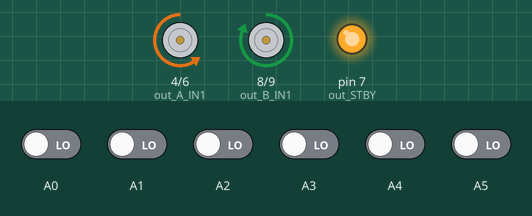
This sketch was run on a simulated Arduino Uno, built with avr-gcc and run on an emulated ATmega328P. On the bench: motor-driver pin pairs drawn as motors (green arrow = first pin HIGH = forward, orange = second pin HIGH = backward, longer = more drive, scaled by the enable pin, stopped while the standby pin is LOW), output pins drawn as LEDs (lit = HIGH). The test bench sets the inputs (shaded band); at power-on: A0–5 LOW. What the sketch prints to the serial monitor is not drawn.

Above: at 11.2 s.
11.3 s: A1 driven HIGH
At 12.4 s:
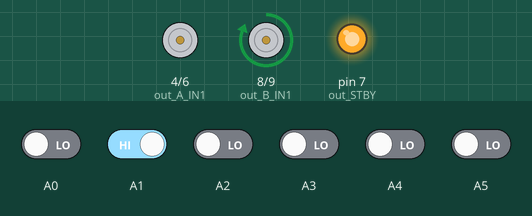
12.8 s: A0 driven HIGH
At 13.6 s:
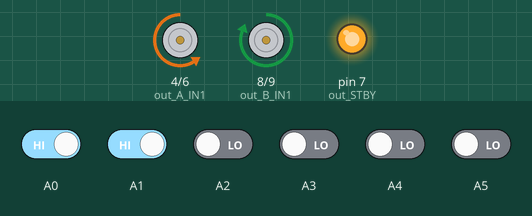
14.3 s: A3 driven HIGH
At 14.7 s:
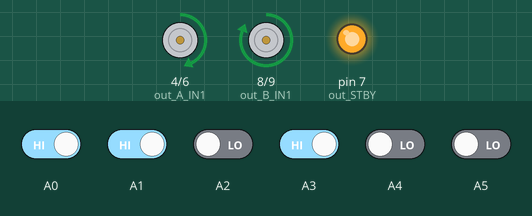
15.8 s: A4 driven HIGH
At 17.0 s:
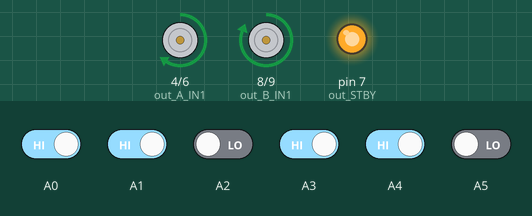
17.3 s: A5 driven HIGH
At 18.2 s:
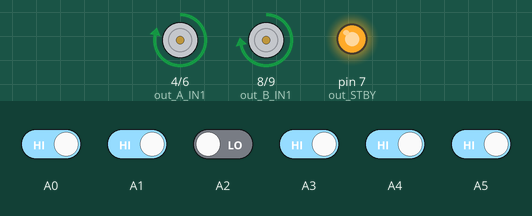
18.8 s: A2 driven HIGH
At 19.4 s:
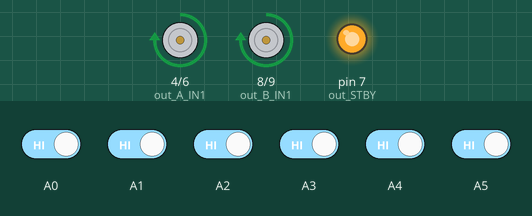
Timing chart, 0 to 21.3 s (numbered marks = the images above; inputs shaded):
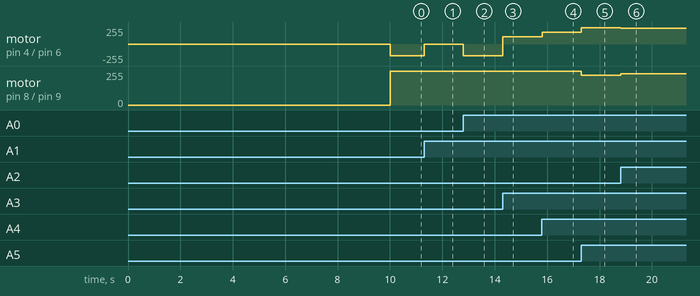

The sketch:

vaccari2vel90kp006.ino
```cpp
//meglio alle curve, rettilineo oscilla, tempo medio 6.95

#include <QTRSensors.h>
#define Kp 0.06//0.3//0.1
#define Kd 1.70//1.50//1.70 //0.85
#define out_STBY    7
#define out_B_PWM   10 //B motore destro
#define out_A_PWM   5  //A motore sinistro
#define out_A_IN2   6
#define out_A_IN1   4
#define out_B_IN1   8
#define out_B_IN2   9
#define left_motor  0
#define right_motor 1

#define leftFar          0
#define leftCenter       1
#define leftNear         2
#define rightNear        3
#define rightCenter      4
#define rightFar         5
#define NUM_SENSORS      6
#define TIMEOUT       2500
#define EMITTER_PIN   QTR_NO_EMITTER_PIN

#define DEBFULL 0
#define SOGLIA 180

#define MAXSP  100
#define MINSP  25

int maxSpeed=100; //di default 100 max speed of the robot

#define baseSpeed 90//80 //di default 50 this is the speed at which the motors should spin when the robot is perfectly on the line

//versione 2
int stato,sp;
int scu;  // stati consecutivi uguali
#define SOG_ST 10
#define ST_N  0
#define ST_CD 1
#define ST_CS 2
#define ST_T 3
#define ST_V 4


int leftCenterReading;
int leftNearReading;
int leftFarReading;
int rightCenterReading;
int rightNearReading;
int rightFarReading;
int lastDebugTime = 0;
int lastError = 0;

int time=0;
int rightMotorSpeed;
int leftMotorSpeed;
int s1;
int s2;

QTRSensorsRC qtrrc((unsigned char[]) {
  A0, A1, A2, A3, A4, A5}
,NUM_SENSORS, TIMEOUT, EMITTER_PIN);
unsigned int sensorValues[NUM_SENSORS];

void setup(){
  Serial.begin(9600);
  pinMode(out_STBY,OUTPUT);
  pinMode(out_A_PWM,OUTPUT);
  pinMode(out_A_IN1,OUTPUT);
  pinMode(out_A_IN2,OUTPUT);
  pinMode(out_B_PWM,OUTPUT);
  pinMode(out_B_IN1,OUTPUT);
  pinMode(out_B_IN2,OUTPUT);
  for (int i = 0; i < 400; i++){
    qtrrc.calibrate();
  }
  Serial.print("finio");
  motor_standby(false);
  /* gestione stato per evitare i rumori*/
  stato=0;
  sp=1000;
  scu=0;

}


void loop()
{

  boolean cd= false; //curva a destra
  boolean cs = false;//curva a sinistra
  boolean t = false;//e t
  boolean v= false;//vuoto

  unsigned int sensors[6];
  boolean sen[6];
  int aposition = qtrrc.readLine(sensors);
  int error = aposition - 2500;


  int motorSpeed = (int)(Kp * error + Kd * (error - lastError));
  lastError = error;

  rightMotorSpeed = baseSpeed - motorSpeed;
  leftMotorSpeed = baseSpeed + motorSpeed;

  if (rightMotorSpeed > maxSpeed ) rightMotorSpeed = maxSpeed;
  if (leftMotorSpeed > maxSpeed ) leftMotorSpeed = maxSpeed;
  if (rightMotorSpeed < -maxSpeed) rightMotorSpeed = -maxSpeed;
  if (leftMotorSpeed < -maxSpeed) leftMotorSpeed = -maxSpeed;

/*
  set_motor(right_motor,rightMotorSpeed);
  set_motor(left_motor,leftMotorSpeed);*/

  motors(leftMotorSpeed,rightMotorSpeed);
}
void dx(){
    //maxSpeed=30;
    motors(-20,-20);
    delay(20);
    leftMotorSpeed = maxSpeed;
    rightMotorSpeed = -maxSpeed/2;
    motors(leftMotorSpeed,rightMotorSpeed);
    delay(300);
}
void sx(){
    //maxSpeed=30;
    motors(-20,-20);
    delay(20);

    leftMotorSpeed = -maxSpeed/2;
    rightMotorSpeed = maxSpeed;
    motors(leftMotorSpeed,rightMotorSpeed);
    delay(300);
}
void vuoto(){
    //maxSpeed=30;
    motors(-20,-20);
    delay(20);

    leftMotorSpeed = maxSpeed/2;
    rightMotorSpeed = -maxSpeed/2;
    motors(leftMotorSpeed,rightMotorSpeed);
    delay(350);
}


char safemo(char foundl,char foundr, char founds){
  if(foundl){
    motors(50,50);
    delay(50);
    motors(-50,50);
    delay(250);
    return '<';
  }/*
    else if(founds){
   return '|';
   }
   else if(foundr){
   return '>';
   }
   else{

   return 'B';
   }*/
}

void motors(int l, int r){
  set_motor(right_motor,r);
  set_motor(left_motor,l);
}
void set_motor(boolean motor, char speed) { // imposta la velocitÃ  tra -100 (indietro) e +100 (avanti)
  byte PWMvalue=0;
  PWMvalue = map(abs(speed),0,100,50,255);
  if (speed > 0)
    motor_speed(motor,0,PWMvalue);
  else if (speed < 0)
    motor_speed(motor,1,PWMvalue);
  else {
    motor_coast(motor);
  }
}
void motor_speed(boolean motor, boolean direction, byte speed) { // imposta la velocitÃ  tra 0 e 255
  if (motor == left_motor) {
    if (direction == 0) {
      digitalWrite(out_A_IN1,HIGH);
      digitalWrite(out_A_IN2,LOW);
    }
    else {
      digitalWrite(out_A_IN1,LOW);
      digitalWrite(out_A_IN2,HIGH);
    }
    analogWrite(out_A_PWM,speed);
  }
  else {
    if (direction == 0) {
      digitalWrite(out_B_IN1,HIGH);
      digitalWrite(out_B_IN2,LOW);
    }
    else {
      digitalWrite(out_B_IN1,LOW);
      digitalWrite(out_B_IN2,HIGH);
    }
    analogWrite(out_B_PWM,speed);
  }
}
void motor_standby(boolean state) { // abilita/disabilita i motori
  if (state == true)
    digitalWrite(out_STBY,LOW);
  else
    digitalWrite(out_STBY,HIGH);
}

void motor_coast(boolean motor) { // motore in folle
  if (motor == left_motor) {
    digitalWrite(out_A_IN1,LOW);
    digitalWrite(out_A_IN2,LOW);
    digitalWrite(out_A_PWM,HIGH);
  }
  else {
    digitalWrite(out_B_IN1,LOW);
    digitalWrite(out_B_IN2,LOW);
    digitalWrite(out_B_PWM,HIGH);
  }
}

void motor_brake(boolean motor) { // freno motore
  if (motor == left_motor) {
    digitalWrite(out_A_IN1,HIGH);
    digitalWrite(out_A_IN2,HIGH);
  }
  else {
    digitalWrite(out_B_IN1,HIGH);
    digitalWrite(out_B_IN2,HIGH);
  }
}
```

Measured:
- after the input at 11.3 s, motor on pin 4 (out_A_IN1) / pin 6 (out_A_IN2): backward 173/255 → stopped at once
- after the input at 12.8 s, motor on pin 4 (out_A_IN1) / pin 6 (out_A_IN2): stopped → backward 173/255 at once
- after the input at 14.3 s, motor on pin 4 (out_A_IN1) / pin 6 (out_A_IN2): backward 173/255 → forward 111/255 at once
- after the input at 15.8 s, motor on pin 4 (out_A_IN1) / pin 6 (out_A_IN2): forward 111/255 → forward 173/255 at once
- after the input at 17.3 s, motor on pin 4 (out_A_IN1) / pin 6 (out_A_IN2): forward 173/255 → forward 246/255 at once; motor on pin 8 (out_B_IN1) / pin 9 (out_B_IN2): forward 255/255 → forward 222/255 at once
- after the input at 18.8 s, motor on pin 4 (out_A_IN1) / pin 6 (out_A_IN2): forward 246/255 → forward 234/255 at once; motor on pin 8 (out_B_IN1) / pin 9 (out_B_IN2): forward 222/255 → forward 234/255 at once
